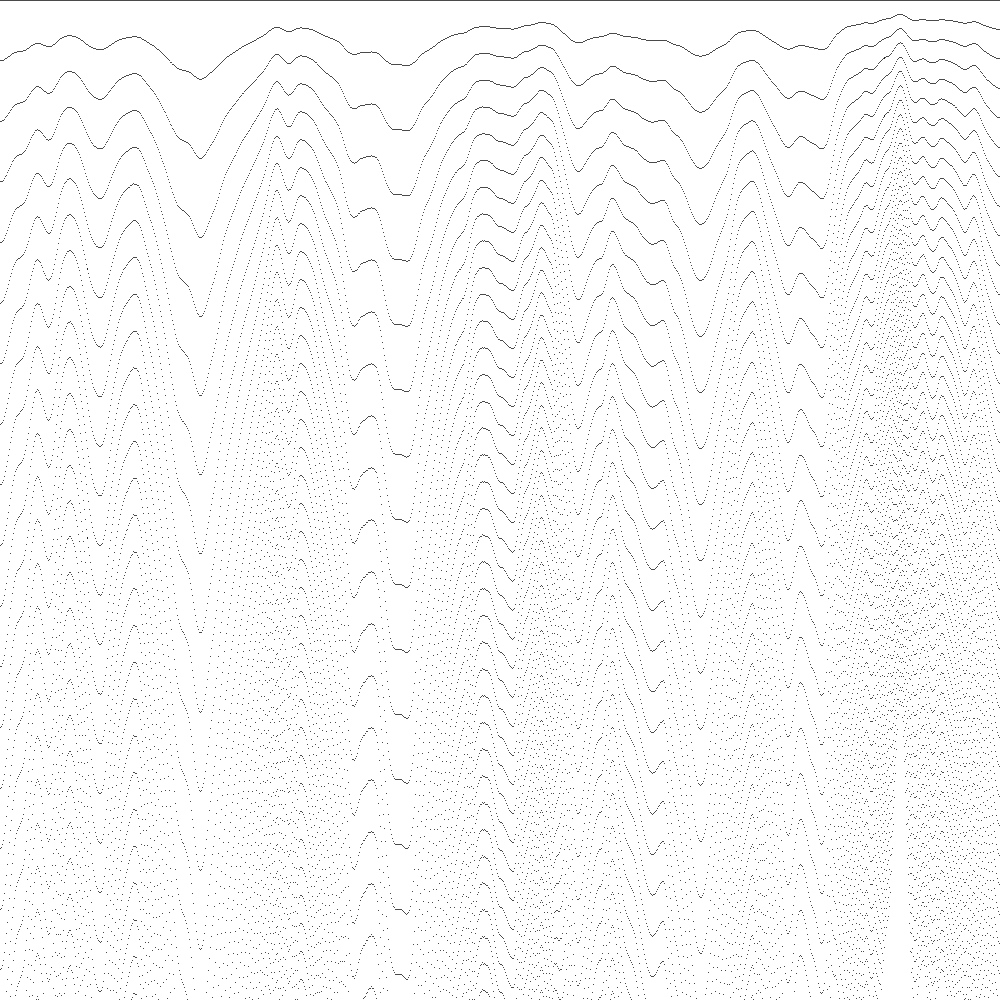
Frame 1 (no input)
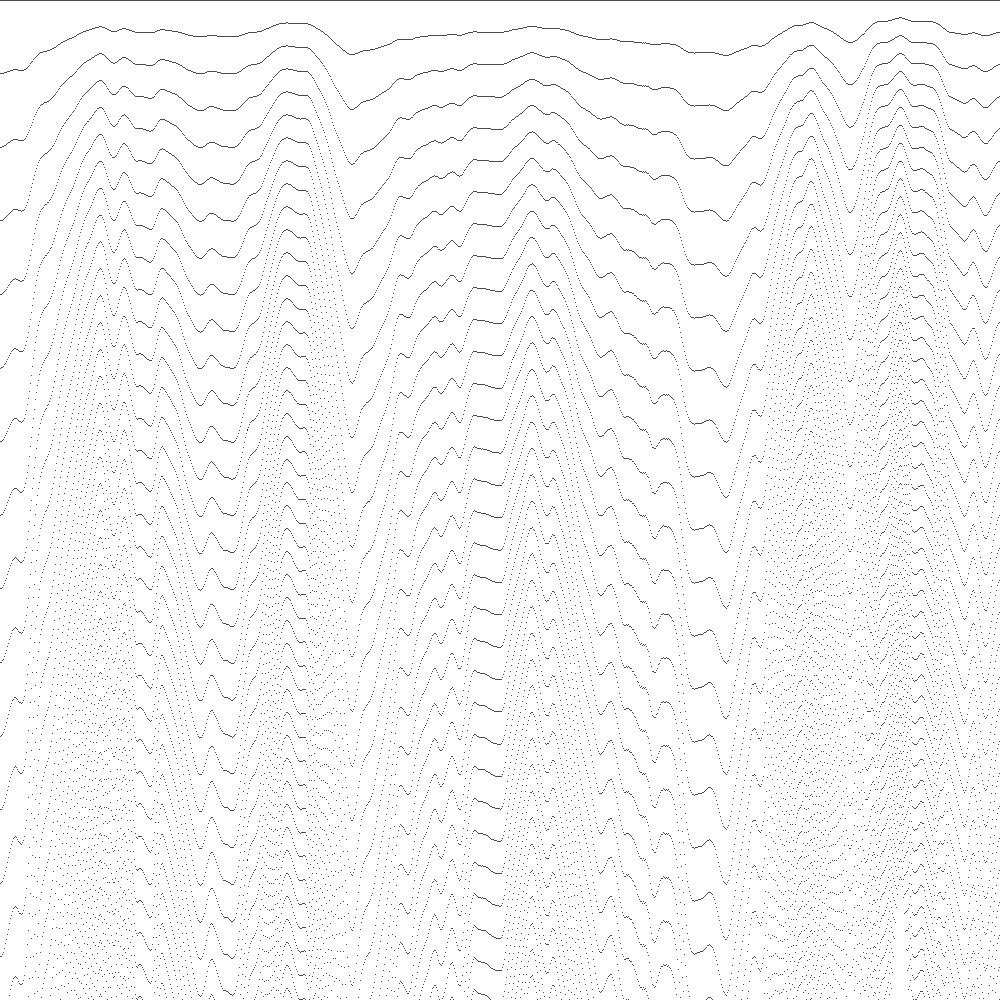
Frame 60 (the mouse pressed at the canvas centre just before this capture)
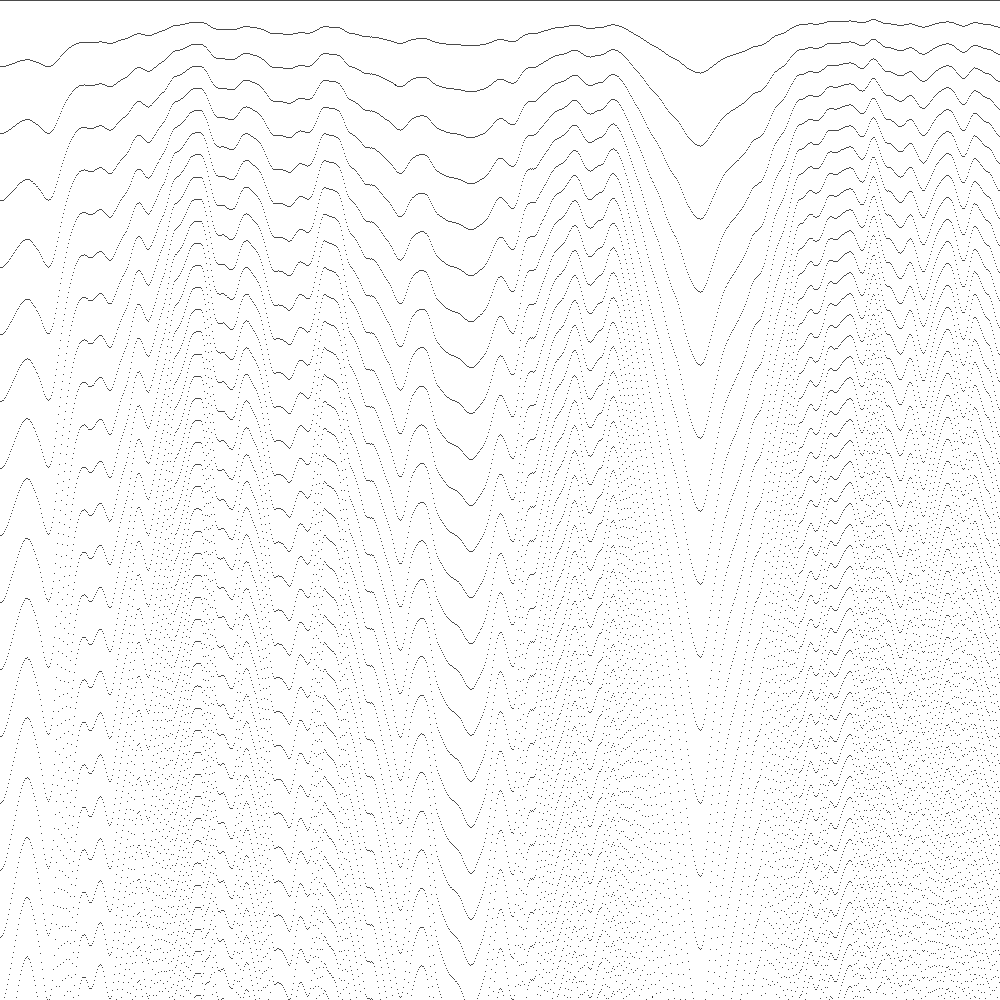
Frame 120 (the mouse held since frame 60 and released just before this capture)

The Processing sketch that drew these frames (run headless with seeded random() and noise(); from frame 60 on, the mouse is pressed at the canvas centre):

// Processing sketch: noise
// ── noise.pde
float time = 0;
void setup() {
  size(1000, 1000);
}

void draw() {
  background(255);

  float x= 0;
  while (x < width) {
    for(int i = 0; i < 50; i++){
      point(x,  100* i * noise(x / 100, time) );
    }

    x = x + 1;
  }
  
  time = time + 0.01;
}
